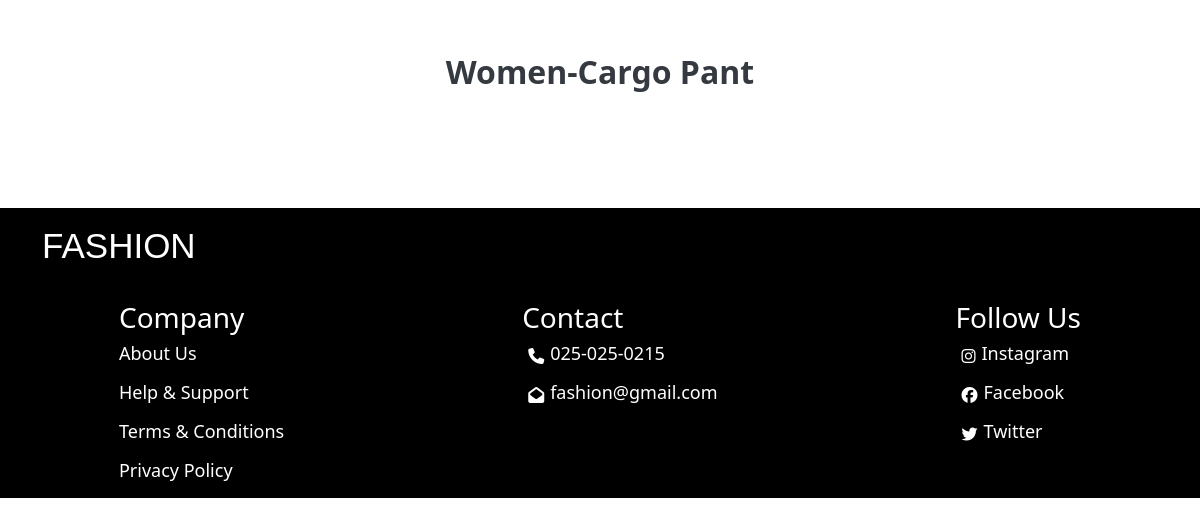
Before: /cargow with the older database file.
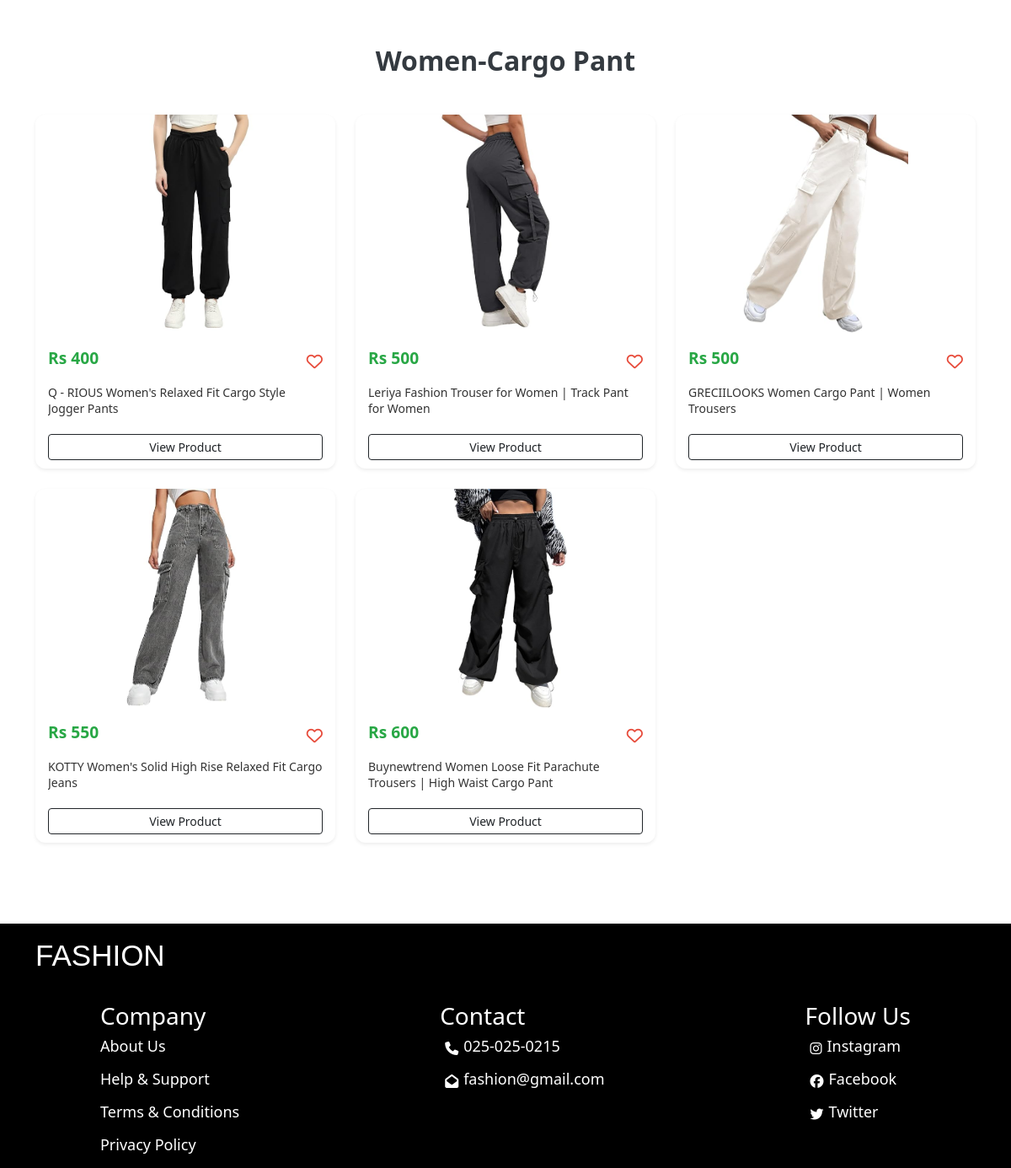
After: the same page with the newer database file.
### clothes/models.py (models this page shows)
class clothes(models.Model):
    clothname = models.CharField(max_length=100)
    clothprice = models.IntegerField()
    clothescat = models.CharField(choices=category,max_length=200)
    clothesdesc = models.TextField()
    clothimg = models.ImageField()

### clothes/views.py (the view)
# urls.py: path('cargow', views.cargow),
def cargow(req):
    db = clothes.objects.filter(clothescat='cargow').values()
    cd = list(db)
    return render(req, 'cargow.html',context={'data':cd})

### clothes/templates/cargow.html (shortened to what this page needs)
{% load static %}
<!DOCTYPE html>
<html lang="en">
<head>
    <link href="https://cdn.jsdelivr.net/npm/bootstrap@5.3.3/dist/css/bootstrap.min.css" rel="stylesheet">
    <link rel="stylesheet" href="https://cdnjs.cloudflare.com/ajax/libs/font-awesome/6.6.0/css/all.min.css" />
    <link rel="stylesheet" href={% static 'styles.css' %}>
</head>
<body>
      <div class="container py-5">
        <div class="store-header">Women-Cargo Pant</div>
        <div class="row g-4">
          {% for i in data %}
          <div class="col-lg-4 col-md-6 col-sm-12">
            <div class="product-card shadow-sm">
              <div class="image-wrapper">
                <img src="{% static 'clothimg/' %}{{ i.clothimg }}" alt="Product" class="product-image">
              </div>
              <div class="card-body">
                <div class="d-flex justify-content-between align-items-center mb-2">
                  <span class="product-price">Rs {{ i.clothprice }}</span>
                  <i class="fa-regular fa-heart like-icon"></i>
                </div>
                <p class="product-title">
                  {{ i.clothname }}
                </p>
                <a href="#" class="btn btn-outline-dark btn-sm mt-2 w-100">View Product</a>
              </div>
            </div>
          </div>
          {% endfor %}
        </div>
      </div>
      <div class="downpart" style="margin-top: 4%;">
        <div class="sc d-flex" style="margin-left: 30px; padding: 12px">
            <p class="logo">FASHION</p>
        </div>
        <div class="down">
            <div class="infoserv">
                <h3>Company</h3>
                <div class="sa">
                    <a href="about">
                        <p>About Us</p>
                    </a>
                    <a href="help">
                        <p>Help & Support</p>
                    </a>
                    <a href="term">
                        <p>Terms & Conditions</p>
                    </a>
                    <a href="privacy">
                        <p>Privacy Policy</p>
                    </a>
                </div>
            </div>
            <div class="contact">
                <h3>Contact</h3>
                <div class="sa">
                    <div class="sso d-flex">
                        <i class="fa-solid fa-phone"></i>
                        <p>025-025-0215</p>
                    </div>
                    <div class="sso d-flex">
                        <i class="fa-solid fa-envelope-open"></i>
                        <p>fashion@gmail.com</p>
                    </div>
                </div>
            </div>
            <div class="social">
                <h3>Follow Us</h3>
                <div class="sa sss">
                    <a href="https://www.instagram.com/accounts/login/?hl=en" style="text-decoration: none; color: white">
                        <div class="sso d-flex">
                            <i class="fa-brands fa-instagram"></i>
                            <p>Instagram</p>
                        </div>
                    </a>
                    <a href="https://www.facebook.com/" style="text-decoration: none; color: white">
                        <div class="sso d-flex">
                            <i class="fa-brands fa-facebook"></i>
                            <p>Facebook</p>
                        </div>
                    </a>
                    <a href="https://x.com/login" style="text-decoration: none; color: white">
                        <div class="sso d-flex">
                            <i class="fa-brands fa-twitter"></i>
                            <p>Twitter</p>
                        </div>
                    </a>
                </div>
            </div>
        </div>
    </div>
</body>
</html>

Changed rows visible on the page:
added clothes: clothimg (picture), clothprice "400", clothname "Q - RIOUS Women's Relaxed Fit Cargo Style Jogger Pants"
added clothes: clothimg (picture), clothprice "500", clothname "Leriya Fashion Trouser for Women | Track Pant for Women"
added clothes: clothimg (picture), clothprice "500", clothname "GRECIILOOKS Women Cargo Pant | Women Trousers"
added clothes: clothimg (picture), clothprice "550", clothname "KOTTY Women's Solid High Rise Relaxed Fit Cargo Jeans"
added clothes: clothimg (picture), clothprice "600", clothname "Buynewtrend Women Loose Fit Parachute Trousers | High Waist Cargo Pant"
